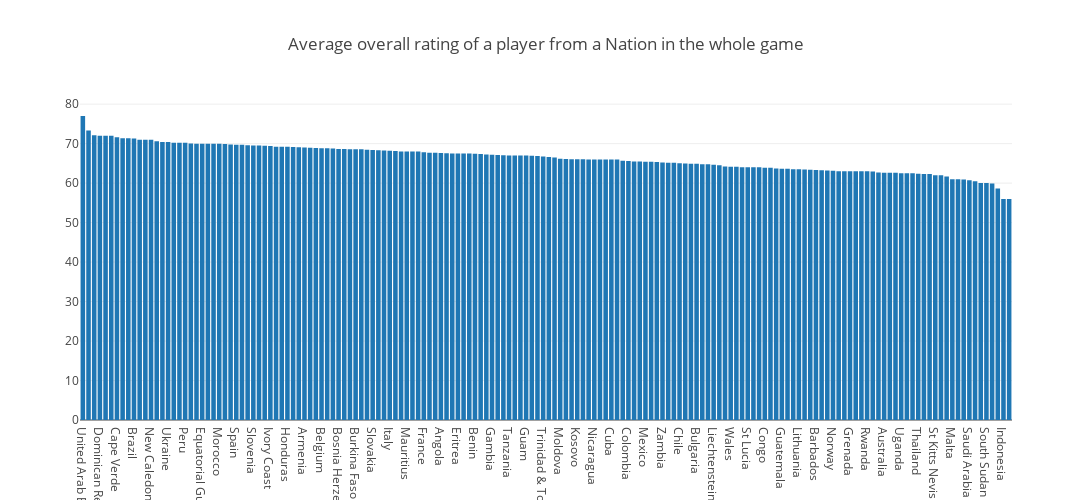

Here is the notebook cell this chart was saved with:
### Code cell
tm = data.groupby('Nationality').mean()['Overall'].sort_values(ascending = False)
plt_data = [go.Bar(
    x = tm.index,
    y = tm
    )]
layout = go.Layout(
    autosize=True,
    width=5000,
    height=500,
    title = "Average overall rating of a player from a Nation in the whole game"
)
fig = go.Figure(data=plt_data, layout=layout)
iplot(fig)

### Figure 1 — Plotly figure (JSON) as saved in the notebook; plotly's stock layout.template omitted (floating-point values rounded to 4 significant figures; data arrays with more than 128 entries replaced by an {"elided": "..."} marker saying what was removed)
{"data": [{"type": "bar", "uid": "a5ff54c4-584a-4f2a-9af5-81b406b5765b", "x": {"elided": "164 str values"}, "y": {"elided": "164 float values"}}], "layout": {"autosize": true, "height": 500, "title": {"text": "Average overall rating of a player from a Nation in the whole game"}, "width": 5000, "xaxis": {"autorange": true, "range": [-0.5, 163.5], "type": "category"}, "yaxis": {"autorange": true, "range": [0, 81.05], "type": "linear"}}}
